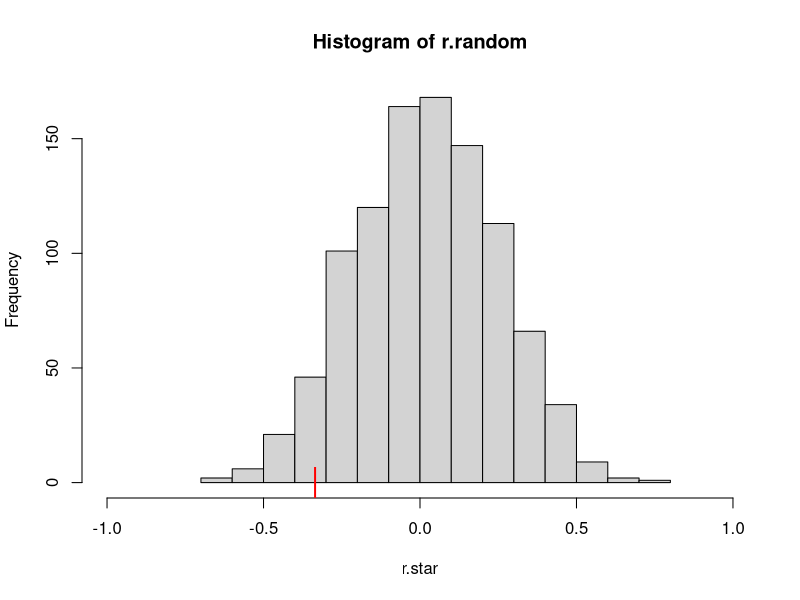
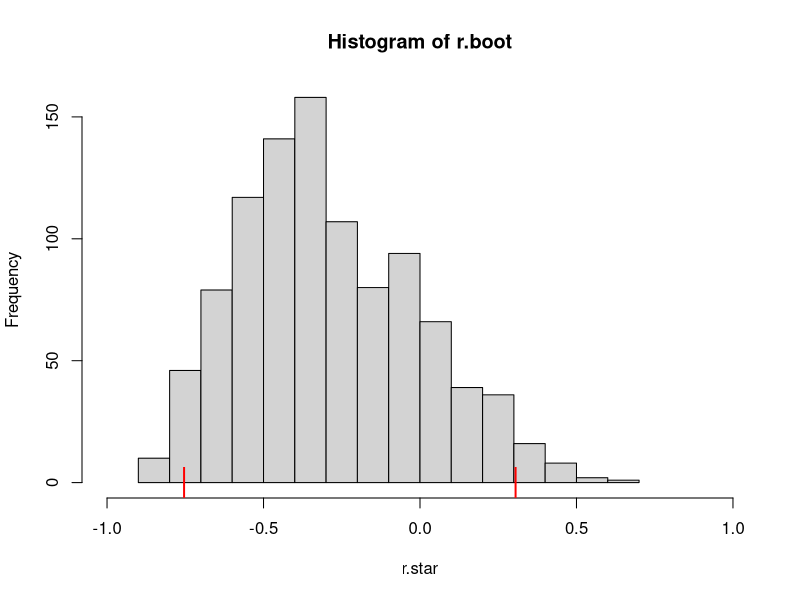

Source code (R) for these figures, in order:
# Correlation: Randomization Test

x <- c(15,26,10,9,15,20,18,11,8,20,7,9,10,11,11,10,12,17,11,10)
y <- c(95,71,83,91,102,87,93,100,104,94,113,96,83,84,102,100,105,121,86,100)
r <- cor(x,y)
r

n.repeat <- 1000
r.random <- rep(0,n.repeat)
count <- 0
set.seed(124)

for(k in 1:n.repeat){
    y.star <- sample(y)
    r.star <- cor(x,y.star)
    r.random[k] <- r.star
    if(r.star <= r) count <- count+1
}
hist(r.random,xlim=c(-1,1),nclass=20,xlab="r.star")
text(r,0,"|",col="red",cex=2)
p.value <- count/n.repeat
p.value

# Correlation: Bootstrap Confidence Interval

n <- length(x)
r.boot <- rep(0,n.repeat)
set.seed(1245)
for(k in 1:n.repeat){
    obs.star <- sample(1:n,replace=T)
    x.star <- x[obs.star]
    y.star <- y[obs.star]
    r.star <- cor(x.star,y.star)
    r.boot[k] <- r.star
}
hist(r.boot,xlim=c(-1,1),nclass=20,xlab="r.star")
conf.1 <- quantile(r.boot, p=0.025)
conf.2 <- quantile(r.boot, p=0.975)
text(conf.1,0,"|",col="red",cex=2)
text(conf.2,0,"|",col="red",cex=2)
round(c(conf.1,conf.2),2)

# end
